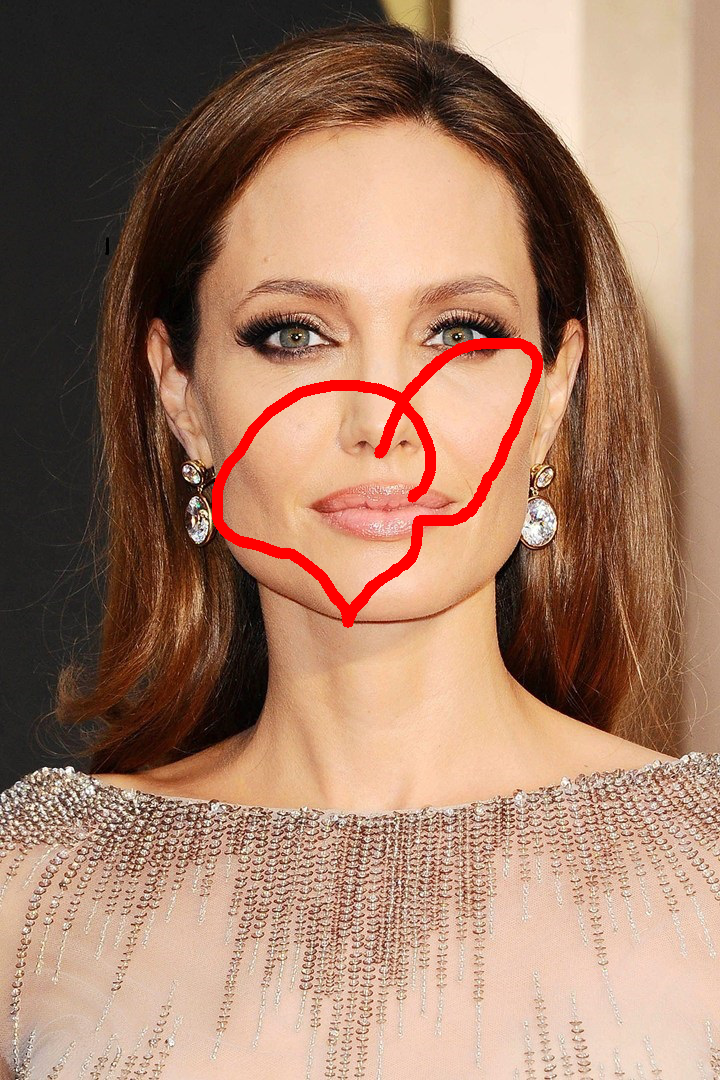
#> input picture drawimg.png, 720 x 1080 px
$ python -i cartoonframe.py   (imports and definitions only)   (older library calls are emulated)
#> lines starting #> are read from the running program, lines starting #| are printed output that depends on the picture; after the words box and inside, x2 and y2 are one past the last pixel; in counts of white or black regions, pixels touching at a corner belong together
#> further down, picture is the input picture: shape (1080, 720, 3); mean B, G, R 104.2, 125.8, 162.9
import cv2
import numpy as np


def cartoonize_image(img, ds_factor=4):
#> called with ds_factor = 4
    rows, cols = img.shape[:2]
#> rows = 1080; cols = 720
    translation_matrix = np.float32([[1, 0, int(0.5 * cols)], [0, 1, int(0.5 * rows)]])
#> translation_matrix = [[1, 0, 360], [0, 1, 540]]
    img_t = cv2.warpAffine(img, translation_matrix, (2 * cols, 2 * rows))

    rotation_matrix = cv2.getRotationMatrix2D((cols, rows), -90, 1)
    img_r = cv2.warpAffine(img_t, rotation_matrix, (2 * cols, 2 * rows))
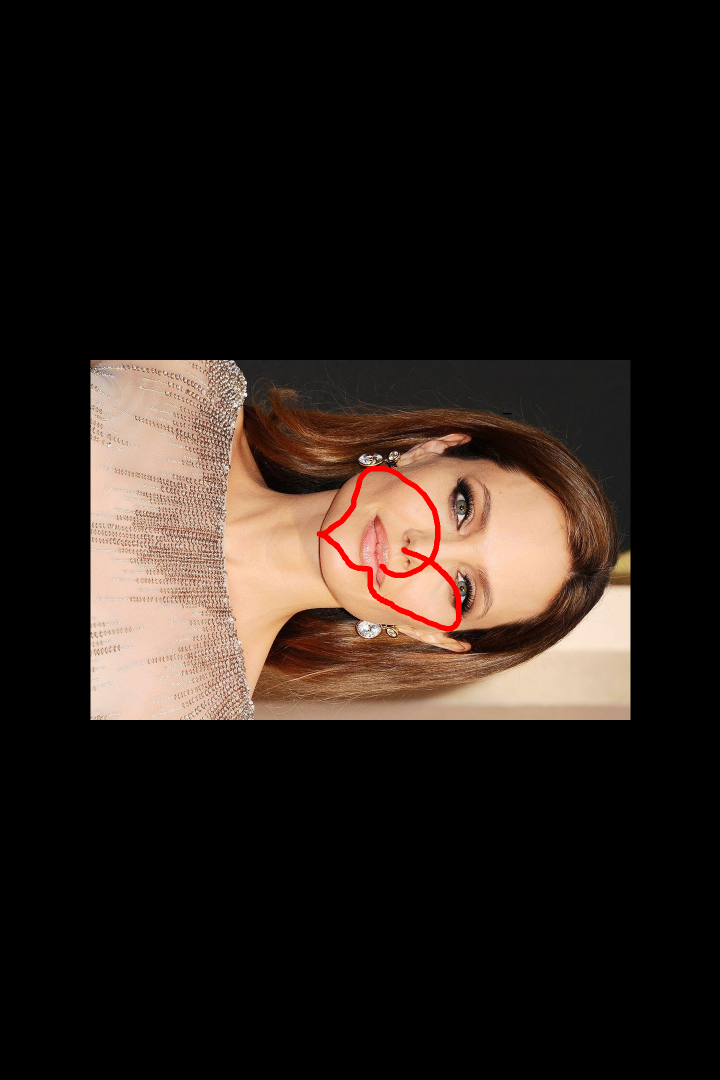
#> img_r: shape (2160, 1440, 3) (shown at 1/2 size); mean B, G, R 26, 31.4, 40.7

    translation_matrix = np.float32([[1, 0, -int(cols - (0.5 * rows))], [0, 1, -int(rows - (0.5 * cols))]])
#> translation_matrix = [[1, 0, -180], [0, 1, -720]]
    img = cv2.warpAffine(img_r, translation_matrix, (rows, cols))

    img_gray = cv2.cvtColor(img, cv2.COLOR_BGR2GRAY)
    img_gray = cv2.medianBlur(img_gray, 7)
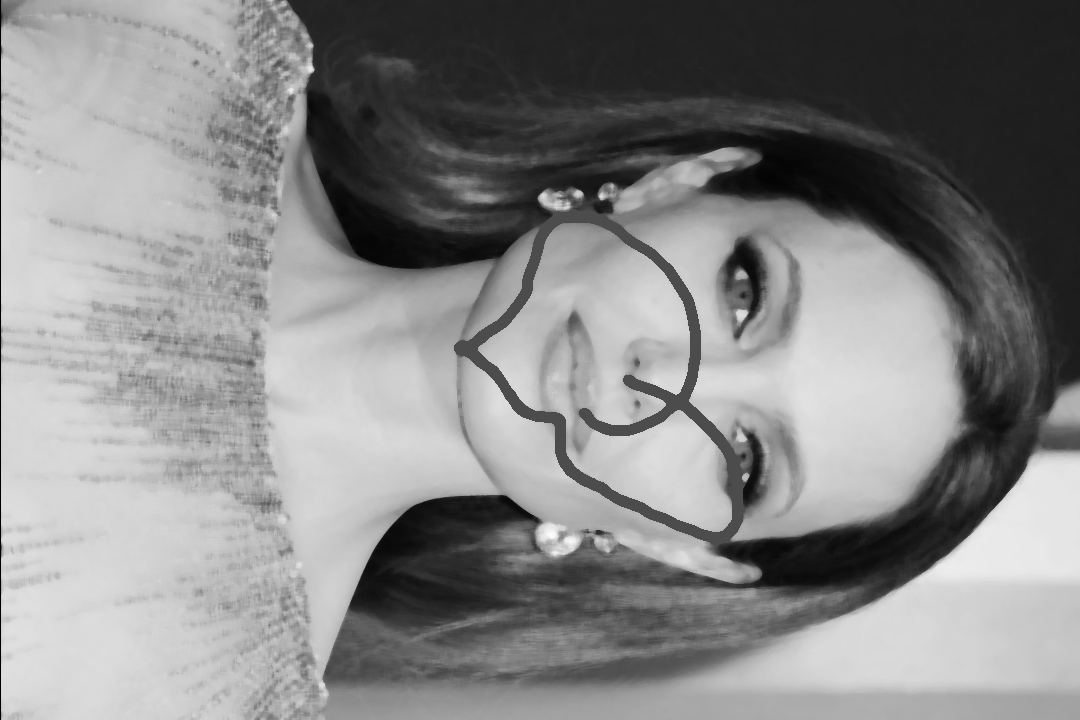
#> img_gray: shape (720, 1080); min 0, max 251, mean 134.9

    edges = cv2.Laplacian(img_gray, cv2.CV_8U, ksize=5)
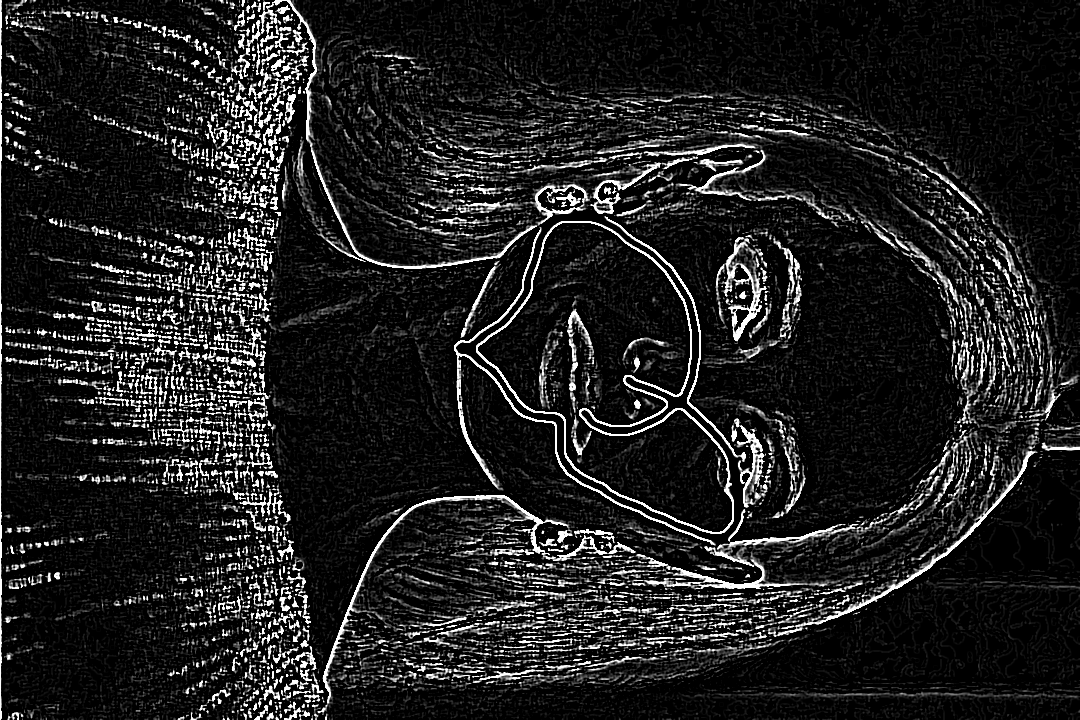
#> edges: shape (720, 1080); min 0, max 255, mean 31.7
    ret, mask = cv2.threshold(edges, 100, 255, cv2.THRESH_BINARY_INV)
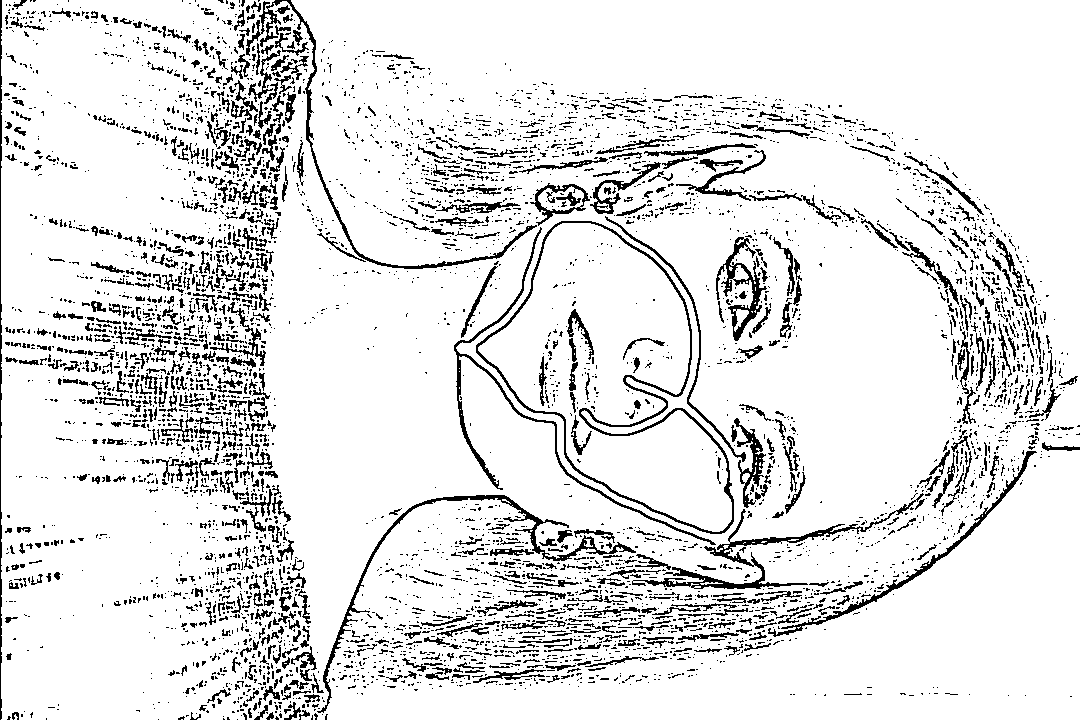
#> mask: shape (720, 1080); 89.1% white; black in thin lines or dots

    #    img_small = cv2.resize(img, None, fx=1.0/ds_factor, fy=1.0/ds_factor, interpolation=cv2.INTER_AREA)
    #    img_small = cv2.resize(img, None, fx=1.0, fy=1.0, interpolation=cv2.INTER_AREA)
    num_repetitions = 10
    sigma_color = 5
    sigma_space = 7
    size = 5
    for i in range(num_repetitions):
        img = cv2.bilateralFilter(img, size, sigma_color, sigma_space)
    #        img_small = cv2.bilateralFilter(img_small, size, sigma_color, sigma_space)

    #    img_output = cv2.resize(img_small, None, fx=ds_factor, fy=ds_factor, interpolation=cv2.INTER_LINEAR)
    #    img_output = cv2.resize(img_small, None, fx=1.0, fy=1.0, interpolation=cv2.INTER_LINEAR)

    dst = np.zeros(img_gray.shape)
    #    dst = cv2.bitwise_and(img_output, img_output, mask=mask)
    dst = cv2.bitwise_and(img, img, mask=mask)
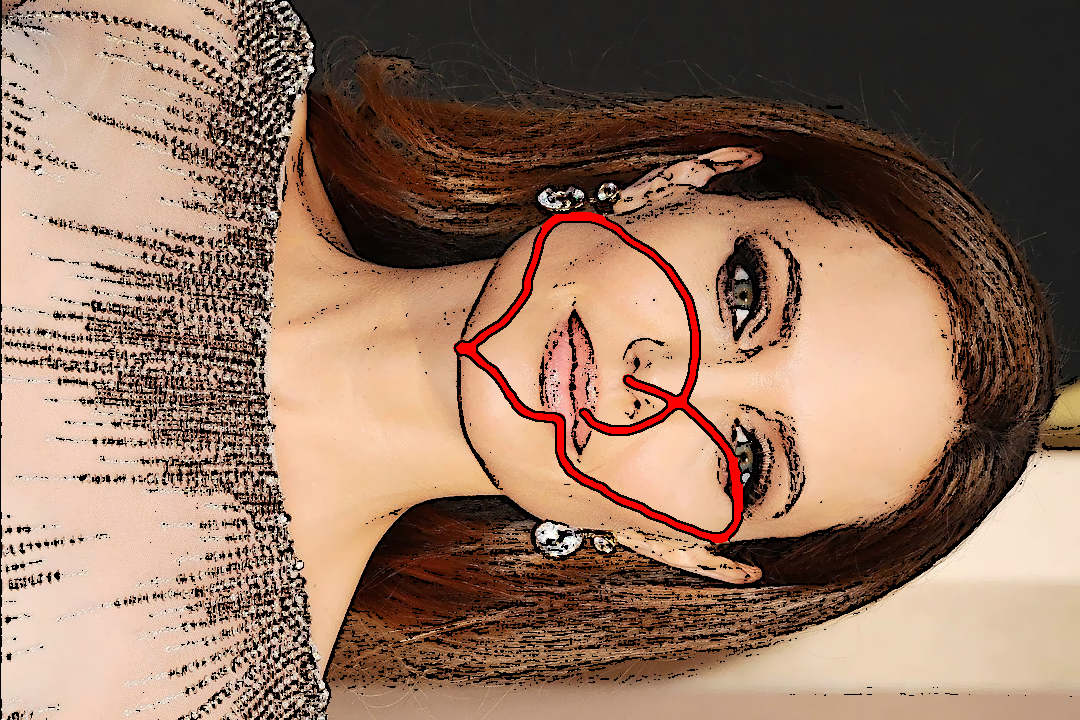
#> dst: shape (720, 1080, 3); mean B, G, R 95.9, 115.4, 146.8

    return dst

>>> import cv2
>>> picture = cv2.imread('drawimg.png')
>>> result = cartoonize_image(picture)
